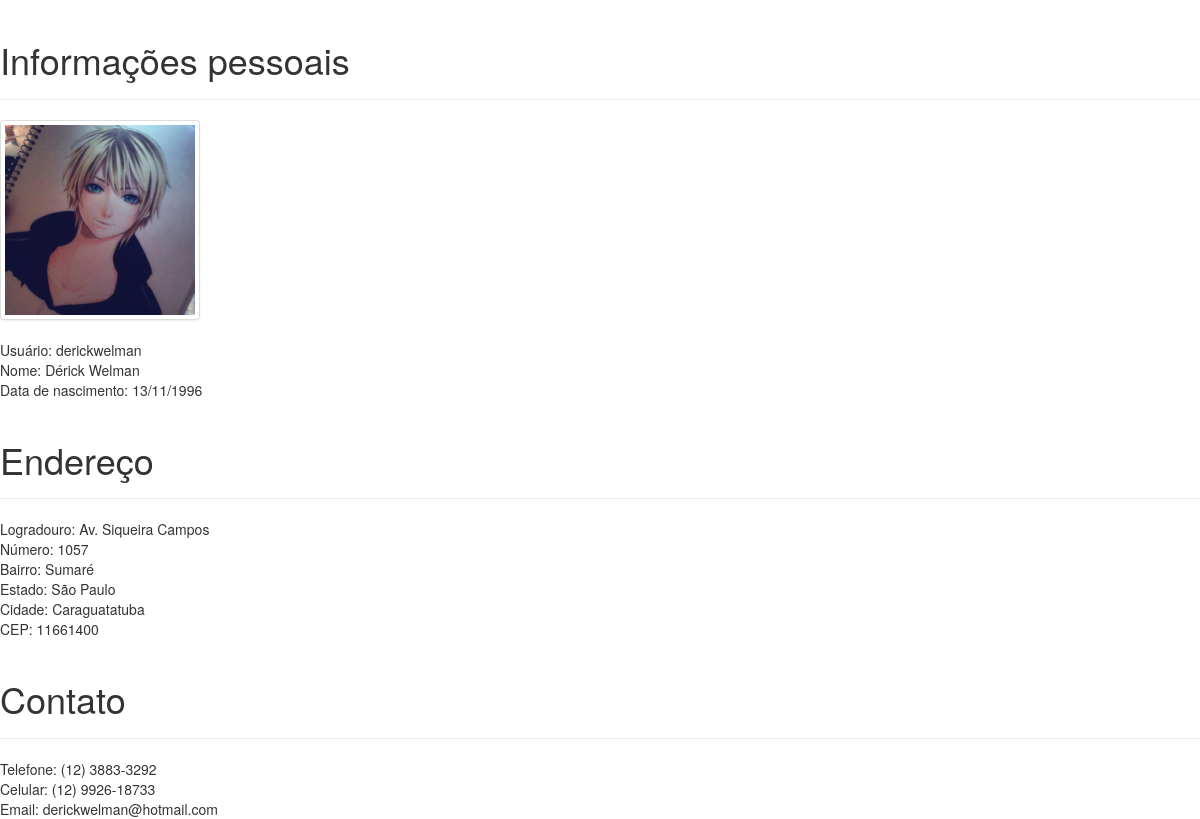
The page /files/pessoa.php?usuario=derickwelman on the database its author committed.
### tables this page shows
CREATE TABLE Pessoa(
	idPessoa	INT		 	NOT NULL PRIMARY KEY AUTO_INCREMENT,
	usuario		VARCHAR(16)	NOT NULL UNIQUE,
	senha		varchar(40)	NOT NULL,
	nome		VARCHAR(60) NOT NULL,
	rg			CHAR(9)		NOT NULL,
	cpf			CHAR(11)	NOT NULL,
	logradouro	VARCHAR(50)	NOT NULL,
	numero		INT(4)		NOT NULL,
	bairro		VARCHAR(50) NOT NULL,
	cidade		VARCHAR(30)	NOT NULL,
	estado		VARCHAR(30)	NOT NULL,
	cep			INT(8)		NOT NULL,
	nascimento	DATE		NOT NULL,
	dddTelefone INT(3)		NULL,
	dddCelular	INT(3)		NULL,
	telefone	INT(9)		NULL,
	celular 	INT(9)		NULL,
	email		VARCHAR(80)	NOT NULL UNIQUE,
	ativo		BOOLEAN		NULL
);

### functions/conexao.php (called while the page is built, shortened)
<?php
    function sqlToDate($sql){
    	return substr($sql, 8, 2) . "/" . substr($sql, 5, 2) . "/" . substr($sql, 0, 4);
    }
    function formataTelefone($ddd, $telefone){
        return "(" . $ddd . ") " . substr($telefone, 0, 4) . "-" . substr($telefone, 4, strlen($telefone)-4);
    }
?>

### files/pessoa.php (the view, shortened to what this page needs)
<?php
include("importSession.php");
include("../functions/conexao.php");
if(!isset($_GET['usuario'])){
	echo '<div class="page-header"><h1>Usuário não encontrado</h1></div>';
	exit();
}else{
	$query = $con->query("SELECT * FROM Pessoa WHERE usuario = '" . $_GET['usuario'] . "'");
	if($query->rowCount()==1){
		while($row = $query->fetch(PDO::FETCH_OBJ)){
			echo '<div class="page-header"><h1>Informações pessoais</h1></div>';
			echo '<img src="../uploads/' . $row->imagem . '" width="200px" height="200px" class="thumbnail">';
			echo 'Usuário: ' . $row->usuario . '</br>';
			echo 'Nome: ' . $row->nome . '</br>';
			echo 'Data de nascimento: ' . sqlToDate($row->nascimento);
			echo '<div class="page-header"><h1>Endereço</h1></div>';
			echo 'Logradouro: ' . $row->logradouro . '</br>';
			echo 'Número: ' . $row->numero . '</br>';
			echo 'Bairro: ' . $row->bairro . '</br>';
			echo 'Estado: ' . $row->estado . '</br>';
			echo 'Cidade: ' . $row->cidade . '</br>';
			echo 'CEP: ' . $row->cep . '</br>';
			echo '<div class="page-header"><h1>Contato</h1></div>';
			echo 'Telefone: ' . formataTelefone($row->dddTelefone, $row->telefone) . '</br>';
			echo 'Celular: ' . formataTelefone($row->dddCelular, $row->celular) . '</br>';
			echo 'Email: ' . $row->email . '</br>';
		}
	}else{
		echo '<div class="page-header"><h1>Usuário não encontrado</h1></div>';
		exit();
	}
}
?>

### files/importSession.php (shortened to what this page needs)
<link rel="stylesheet" type="text/css" href="/melivrei/sources/bootstrap/css/bootstrap.min.css">
<link rel="stylesheet" type="text/css" href="/melivrei/sources/bootstrap/css/bootstrap-theme.min.css">

### rows shown on the page
pessoa: imagem (picture), usuario "derickwelman", nome "Dérick Welman", nascimento "13/11/1996", logradouro "Av. Siqueira Campos", numero "1057", bairro "Sumaré", estado "São Paulo", cidade "Caraguatatuba", cep "11661400", formataTelefone($row->dddTelefone, $row->telefone) "(12) 3883-3292", formataTelefone($row->dddCelular, $row->celular) "(12) 9926-18733", email "derickwelman@hotmail.com"
